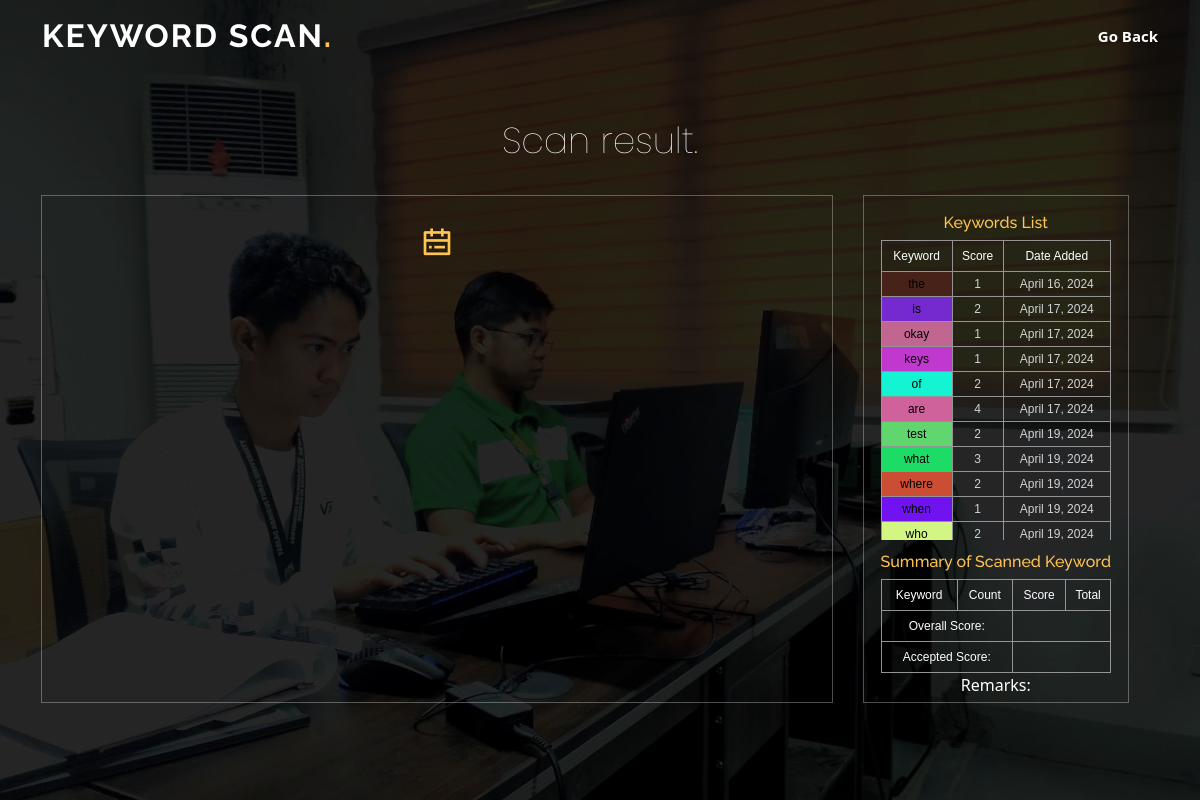
Screenshot of /Scan-Result (signed in) with the database file from the repository.
### myApp/models.py (models this page shows, shortened)
class KeyWord(models.Model):
    keyword_id = models.AutoField(primary_key=True)
    keywords = models.CharField(max_length=100)
    score = models.IntegerField()
    date_added = models.DateField(auto_now_add=True)
    admin_user = models.ForeignKey(User, on_delete=models.SET_DEFAULT, default=2)
    color_code = models.CharField(max_length=7, default='#000000')  # Field to store color code

class AcceptScore(models.Model):
    score_id = models.AutoField(primary_key=True)
    score = models.IntegerField()
    date_added = models.DateField(auto_now_add=True)
    admin_user = models.ForeignKey(User, on_delete=models.SET_DEFAULT, default=2)

### myApp/views.py (the view)
# urls.py: path('Scan-Result', views.index, name='home'),
def index(request):
    keywords = KeyWord.objects.all()
    accept_scores = AcceptScore.objects.all()
    return render(request, 'index.html', {'keywords': keywords, 'accept_scores': accept_scores})

### templates/index.html (shortened to what this page needs)
{% load static %}
<!DOCTYPE html>
<html lang="en">
<head>
    <link href="{% static 'vendor/aos/aos.css' %}" rel="stylesheet">
    <link href="{% static 'vendor/bootstrap/css/bootstrap.min.css' %}" rel="stylesheet">
    <link href="{% static 'vendor/bootstrap-icons/bootstrap-icons.css' %}" rel="stylesheet">
    <link href="{% static 'vendor/boxicons/css/boxicons.min.css' %}" rel="stylesheet">
    <link href="{% static 'vendor/glightbox/css/glightbox.min.css' %}" rel="stylesheet">
    <link href="{% static 'vendor/remixicon/remixicon.css' %}" rel="stylesheet">
    <link href="{% static 'vendor/swiper/swiper-bundle.min.css' %}" rel="stylesheet">
    <link href="{% static 'css/style.css' %}" rel="stylesheet">
</head>
<body>
<header id="header" class="fixed-top ">
    <div class="container d-flex align-items-center justify-content-lg-between">
        <h1 class="logo me-auto me-lg-0"><a href="#">Keyword Scan<span>.</span></a></h1>
        <nav id="navbar" class="navbar order-last order-lg-0">
            <ul>
                <li>
                    <a href="{% url 'test' %}">Go Back</a>
                </li>
            </ul>
        </nav>
    </div>
</header>
<section id="hero" class="d-flex align-items-center justify-content-center"
         style="width: 100%; padding:0;">
    <div class="container" data-aos="fade-up" style="padding:0; width: 100%; margin:0;">
        <div class="row justify-content-center" data-aos="fade-up" data-aos-delay="150" style="padding:0; margin-top:12px; margin-bottom:-50px;">
            <div class="col-xl-6 col-lg-8">
                <h1>Scan result<span>.</span></h1>
            </div>
        </div>
        {% if request.user.is_authenticated %}
        <div class="row gy-4 mt-5 justify-content-center" data-aos="zoom-in" data-aos-delay="250"
             style="padding:0; margin-top: -500px;">
            <div class="col-xl-2 col-md-4" style="width:68%; height: auto; padding:0;">
                <div class="icon-box">
                    <i class="ri-calendar-todo-line"></i>
                </div>
            </div>
            <div class="col-xl-2 col-md-4" style="width:28%; height: auto; padding:0;">
                <div class="icon-box" style="padding: 1.5%; margin:0; display: inline-block;">
                    <div class="container" data-aos="fade-up"  style="margin-top: 12px; padding-top:0;">
                        <div class="content"  style="margin-top: 0; padding-top:0;">
                            <div class="count-box" style="margin-top: 0; padding-top:0;">
                                <h6><a href="#">Keywords List</a></h6>
                                <div class="table1">
                                    <table id="customers">
                                        <tr>
                                            <th>Keyword</th>
                                            <th>Score</th>
                                            <th>Date Added</th>
                                        </tr>
                                        {% for keyword in keywords %}
                                        <tr>
                                            <td style="background-color:{{ keyword.color_code }}; color: #000000;">{{ keyword.keywords }}
                                            </td>
                                            <td>{{ keyword.score }}</td>
                                            <td>{{ keyword.date_added }}</td>
                                        </tr>
                                        {% endfor %}
                                    </table>
                                </div>
                                <h6  style="margin-top:12px;"><a href="#">Summary of Scanned Keyword</a></h6>
                                <div class="table2">
                                    <table id="customers">
                                        <tr>
                                            <th>Keyword</th>
                                            <th>Count</th>
                                            <th>Score</th>
                                            <th>Total</th>
                                        </tr>
                                        <tr>
                                            <th colspan="2">Overall Score:</th>
                                            <th colspan="2"><span data-purecounter-start="0" data-purecounter-end="{{ overall_total }}" data-purecounter-duration="2" class="purecounter"></span></th>
                                        </tr>
                                        <tr>
                                            {% for score in accept_scores %}
                                            <th colspan="2">Accepted Score:</th>
                                            <th colspan="2"><span data-purecounter-start="0" data-purecounter-end="{{ score.score }}" data-purecounter-duration="2" class="purecounter"></span></th>
                                            {% endfor %}
                                        </tr>
                                    </table>
                                </div>
                            </div>
                        </div>
                    </div>
                    <tr>
                        {% if score_description == "Score Passed" %}
                        <th colspan="4" class="pass-scores"><span style="color:white;">Remarks:</span>
                            <span class="pass-score">{{ score_description }}</span>
                        </th>
                        {% else %}
                        <th colspan="4" class="failed-scores"><span style="color:white;">Remarks:</span>
                        </th>
                        {% endif %}
                    </tr>
                </div>
            </div>
        </div>
    </div>
    {% else %}
        <div class="bg-img">
            <img src="/templates/logo.png">
        </div>
    {% endif %}
</section>
</body>
</html>

### myApp/static/css/style.css (style rules this page uses)
a { color: #ffc451; text-decoration: none; }
h1, h2, h3, h4, h5, h6 { font-family: "Raleway", sans-serif; }
#header { transition: all 0.5s; z-index: 997; padding: 15px 0; }
#header .logo { font-size: 32px; margin: 0; padding: 0; line-height: 1; font-weight: 700; letter-spacing: 2px; text-transform: uppercase; }
#header .logo a { color: #fff; }
#header .logo a span { color: #ffc451; }
.navbar { padding: 0; }
.navbar ul { margin: 0; padding: 0; display: flex; list-style: none; align-items: center; }
.navbar li { position: relative; }
.navbar a, .navbar a:focus { display: flex; align-items: center; justify-content: space-between; padding: 10px 0 10px 30px; font-size: 15px; font-weight: 600; color: #fff; white-space: nowrap; transition: 0.3s; }
#hero { width: 100%; min-height: 100vh; background: url("../img/Us.jpg") top center; background-size: cover; position: relative; }
#hero:before { content: ""; background: rgba(0, 0, 0, 0.6); position: absolute; bottom: 0; top: 0; left: 0; right: 0; }
#hero .container { position: relative; padding-top: 74px; text-align: center; }
#hero h1 { margin: 0; font-size: 36px; font-weight: 100; line-height: 64px; color: #fff; font-family: "Poppins", sans-serif; }
#hero h1 span { color: #ffc451; }
#hero .icon-box { padding: 30px 20px; transition: ease-in-out 0.3s; border: 1px solid rgba(255, 255, 255, 0.3); height: 100%; text-align: center; }
#hero .icon-box i { font-size: 32px; line-height: 1; color: #ffc451; }
@media (min-width: 1024px) { #hero { background-attachment: fixed; } }
section { padding: 60px 0; overflow: hidden; }

### templates/index.html (style rules this page uses)
.table1, .table2 { max-height: 300px; overflow-y: auto; }
.table2 #customers { cursor: pointer; }
.table1 #customers { cursor: no-drop; }
#customers { font-family: Arial, Helvetica, sans-serif; font-size: 12px; width: 100%; }
#customers td, #customers th { border: 1px solid #949494; padding: 3px; color: #D0D3D4; }
#customers tr:nth-child(even) { background-color: transparent; }
#customers th { padding-top: 6px; padding-bottom: 6px; text-align: center; background-color: transparent; color:#FFF; font-weight:10; }
#customers td { text-align: center; }

### rows the page displays
KeyWord: keywords "the", score "1", date_added "April 16, 2024"
KeyWord: keywords "is", score "2", date_added "April 17, 2024"
KeyWord: keywords "okay", score "1", date_added "April 17, 2024"
KeyWord: keywords "keys", score "1", date_added "April 17, 2024"
KeyWord: keywords "of", score "2", date_added "April 17, 2024"
KeyWord: keywords "are", score "4", date_added "April 17, 2024"
KeyWord: keywords "test", score "2", date_added "April 19, 2024"
KeyWord: keywords "what", score "3", date_added "April 19, 2024"
KeyWord: keywords "where", score "2", date_added "April 19, 2024"
KeyWord: keywords "when", score "1", date_added "April 19, 2024"
KeyWord: keywords "who", score "2", date_added "April 19, 2024"
